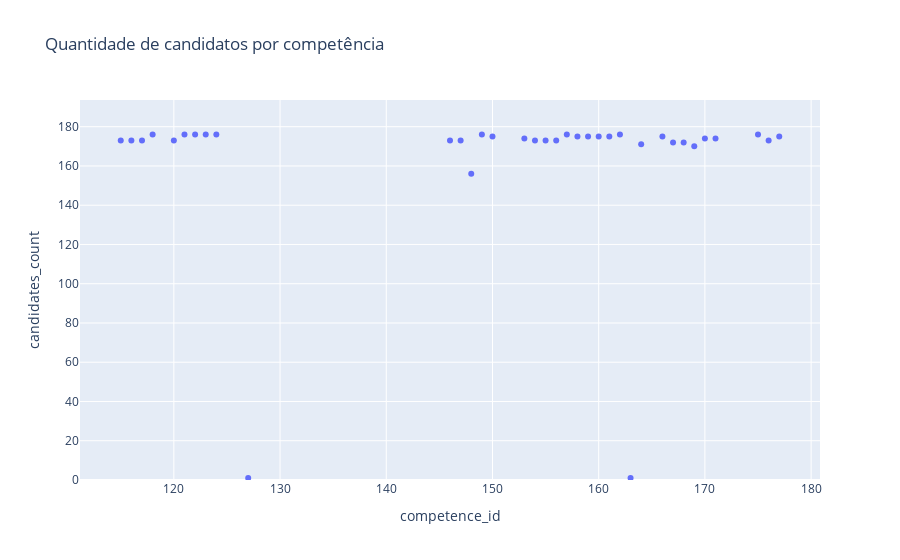

Source (notebook cell):
### Code cell
fig = px.scatter(
    competence_count,
    x='competence_id',
    y='candidates_count',
    title='Quantidade de candidatos por competência'
)
fig.update_yaxes(range=[0, 1.1*competence_count.candidates_count.max()])
fig.show()

### Figure 1 — Plotly figure (JSON) as saved in the notebook; plotly's stock layout.template omitted (floating-point values rounded to 4 significant figures)
{"data": [{"hovertemplate": "competence_id=%{x}<br>candidates_count=%{y}<extra></extra>", "legendgroup": "", "marker": {"color": "#636efa", "symbol": "circle"}, "mode": "markers", "name": "", "orientation": "v", "showlegend": false, "type": "scatter", "x": [115, 116, 117, 118, 120, 121, 122, 123, 124, 127, 146, 147, 148, 149, 150, 153, 154, 155, 156, 157, 158, 159, 160, 161, 162, 163, 164, 166, 167, 168, 169, 170, 171, 175, 176, 177], "xaxis": "x", "y": [173, 173, 173, 176, 173, 176, 176, 176, 176, 1, 173, 173, 156, 176, 175, 174, 173, 173, 173, 176, 175, 175, 175, 175, 176, 1, 171, 175, 172, 172, 170, 174, 174, 176, 173, 175], "yaxis": "y"}], "layout": {"autosize": true, "legend": {"tracegroupgap": 0}, "title": {"text": "Quantidade de candidatos por competência"}, "xaxis": {"anchor": "y", "autorange": true, "domain": [0, 1], "range": [111.4, 180.6], "title": {"text": "competence_id"}, "type": "linear"}, "yaxis": {"anchor": "x", "domain": [0, 1], "range": [0, 193.6], "title": {"text": "candidates_count"}, "type": "linear"}}}
